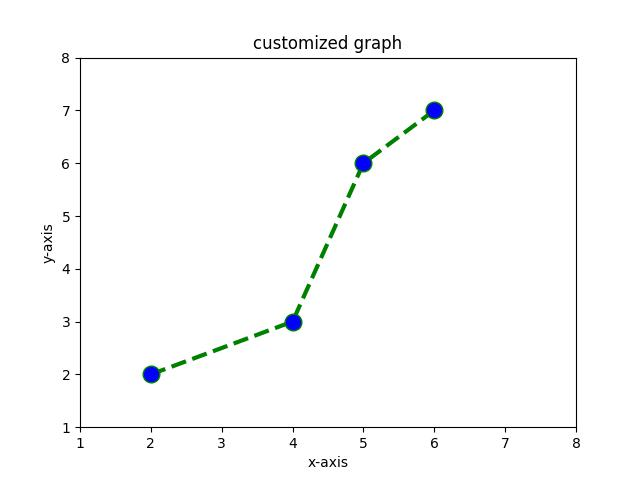

This figure's Python source:
import matplotlib.pyplot as plt

x= [2, 4, 5, 6]
y= [2, 3, 6, 7]

plt.plot(x, y, color='green',linestyle='dashed', linewidth=3, marker='o', markerfacecolor='blue', markersize=12)
plt.ylim(1, 8)
plt.xlim(1, 8)
plt.xlabel('x-axis')
plt.ylabel('y-axis')
plt.title('customized graph')
plt.show()
